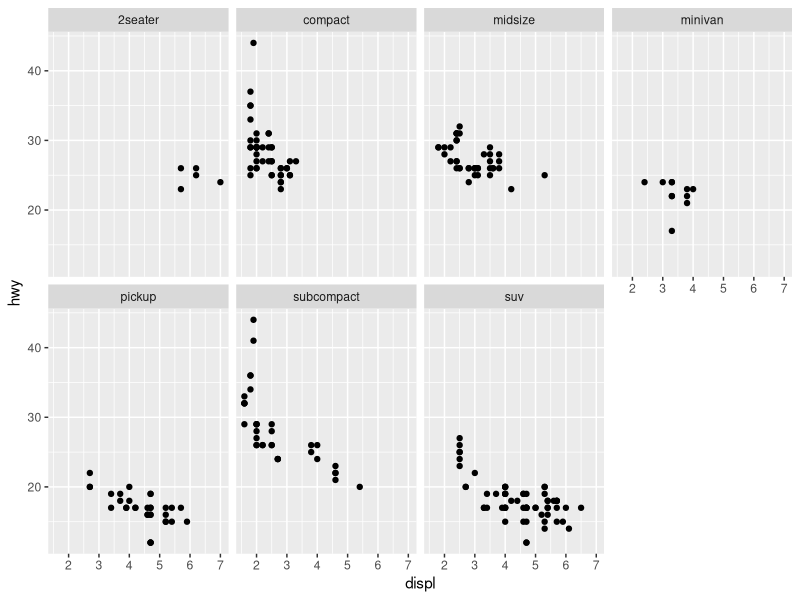
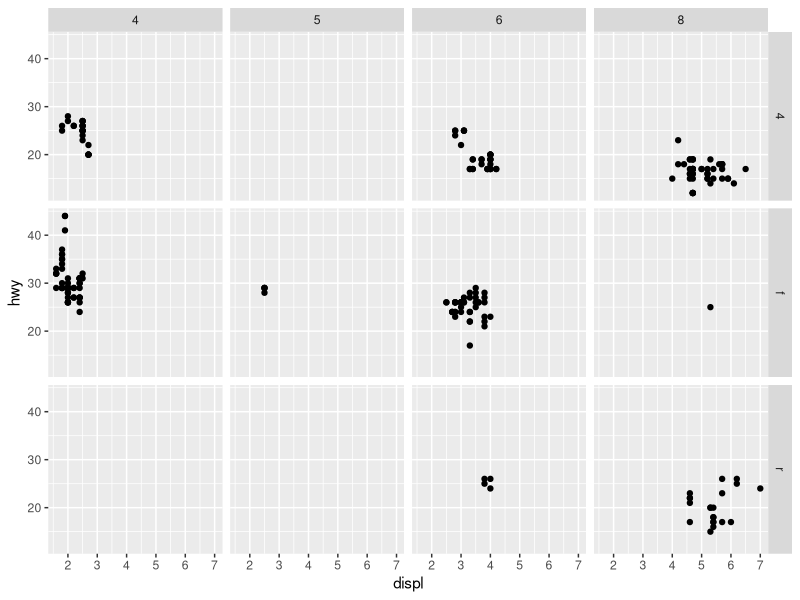
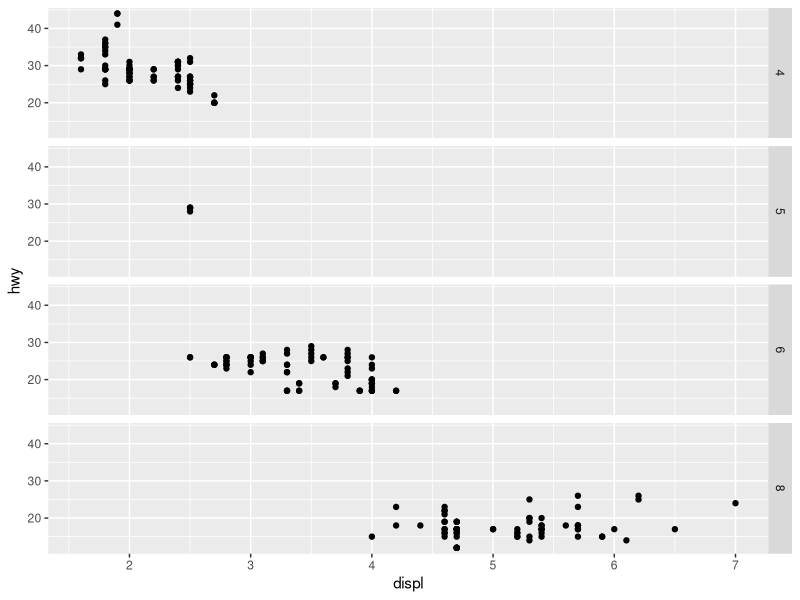
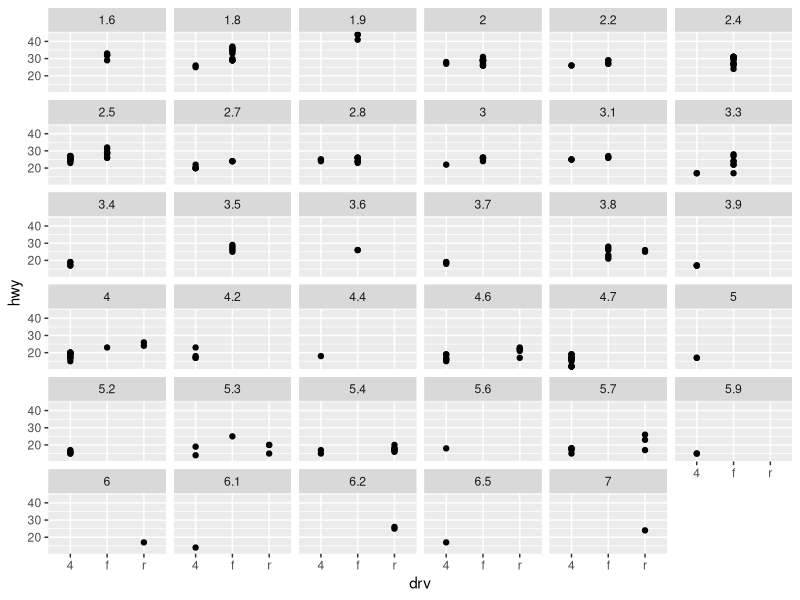
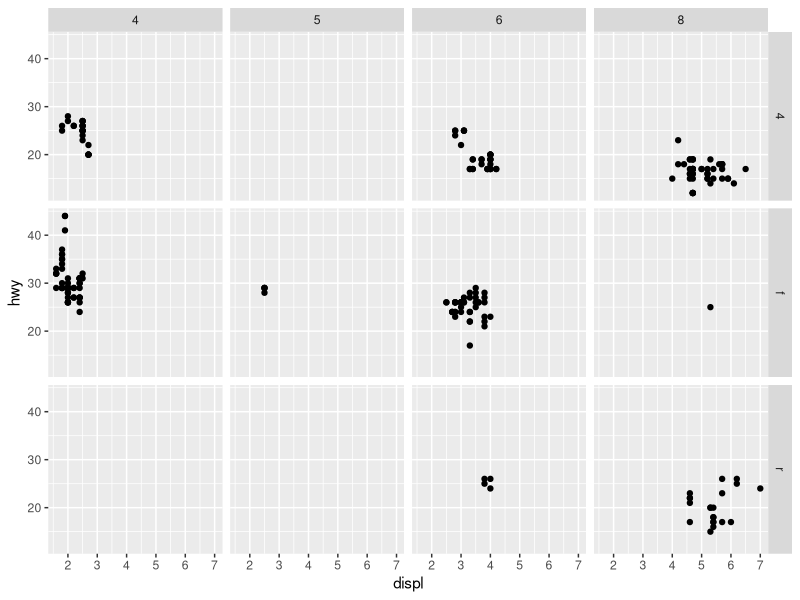
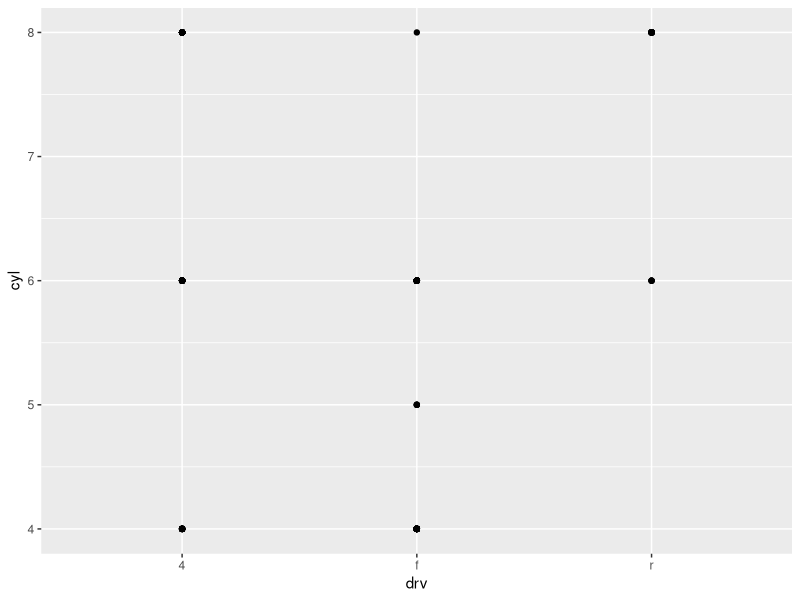
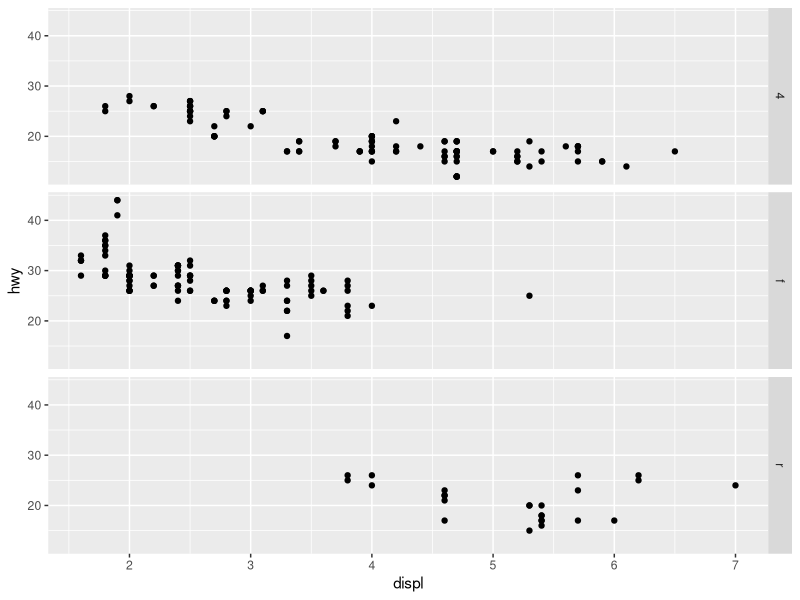
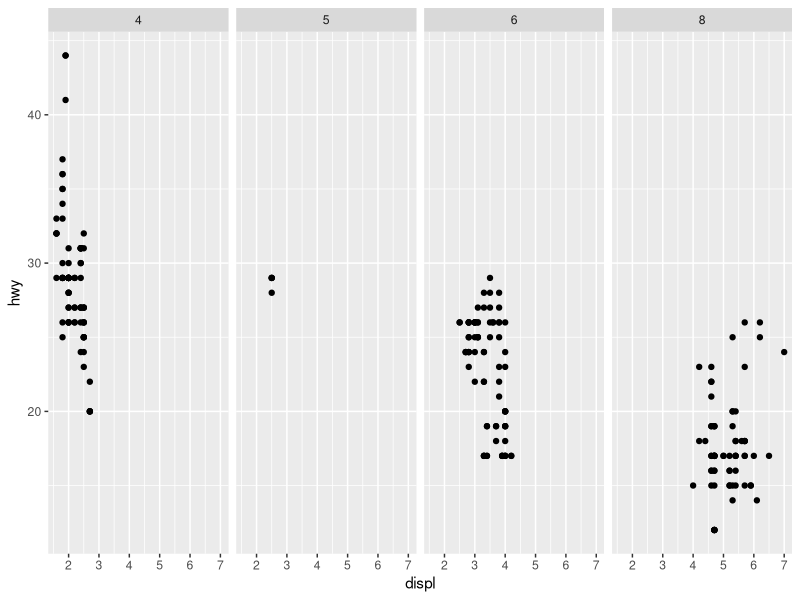

Write the R code that produced these figures, in order.
library(tidyverse)

# Add facets combined with categorical variables
ggplot(mpg) +
  geom_point(aes(x = displ, y = hwy)) +
  facet_wrap(~ class, nrow = 2)

# Two facets for two distinct categorical variables
ggplot(mpg) +
  geom_point(aes(x = displ, y = hwy)) +
  facet_grid(drv ~ cyl)

# Omit one of the variables with a dot if you want
ggplot(mpg) +
  geom_point(aes(x = displ, y = hwy)) +
  facet_grid(cyl ~ .)

# What happens if you facet on a continuous variable?
ggplot(mpg) +
  geom_point(aes(x = drv, y = hwy)) +
  facet_wrap(~ displ)

# What do the empty cells in plot with facet_grid(drv ~ cyl) mean?
ggplot(mpg) +
  geom_point(aes(x = displ, y = hwy)) +
  facet_grid(drv ~ cyl)

# How do they relate to this plot?
ggplot(data = mpg) +
geom_point(mapping = aes(x = drv, y = cyl))

# What plots does the following code make? What does . do?
ggplot(data = mpg) +
geom_point(mapping = aes(x = displ, y = hwy)) +
facet_grid(drv ~ .)

ggplot(data = mpg) +
geom_point(mapping = aes(x = displ, y = hwy)) +
facet_grid(. ~ cyl)

# Take the first faceted plot in this section:
ggplot(data = mpg) +
geom_point(mapping = aes(x = displ, y = hwy)) +
facet_wrap(~ class, nrow = 2)

# What are the advantages to using faceting instead of the colour aesthetic?
## You can have a closer look at each discrete value of data

# What are the disadvantages?
## With many levels, the facet doesn't fit to screen

# How might the balance change if you had a larger dataset?
## Probably would go for colors or shapes

# Read ?facet_wrap. What does nrow do? What does ncol do?
?facet_wrap
## Defines number of rows or columns of the grid

# What other options control the layout of the individual panels?
## scales, shrink, switch, etc

# Why doesn’t facet_grid() have nrow and ncol argument?
## Because these are governed by the dimensions themselves

# When using facet_grid() you should usually put the variable
# with more unique levels in the columns. Why?
ggplot(mpg) +
  geom_point(aes(x = displ, y = hwy)) +
  facet_grid(drv ~ class)

ggplot(mpg) +
  geom_point(aes(x = displ, y = hwy)) +
  facet_grid(class ~ drv)

## No idea why! But it really seems to fit better on screen